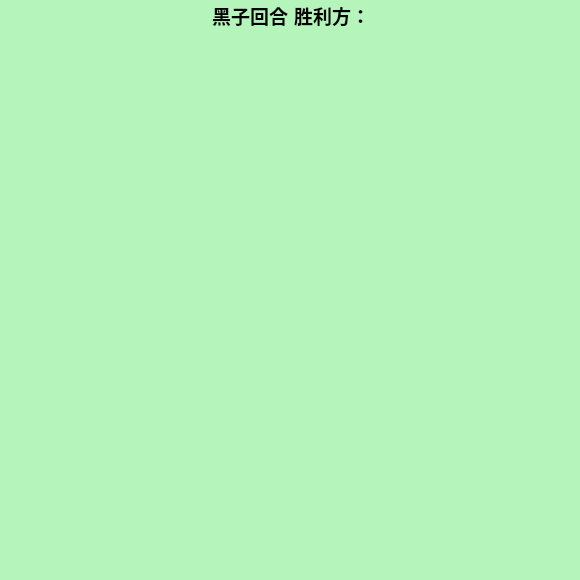
<?xml version="1.0" encoding="UTF-8"?>
<ui version="4.0">
 <class>FiveInLine</class>
 <widget class="QWidget" name="FiveInLine">
  <property name="geometry">
   <rect>
    <x>0</x>
    <y>0</y>
    <width>580</width>
    <height>580</height>
   </rect>
  </property>
  <property name="minimumSize">
   <size>
    <width>580</width>
    <height>580</height>
   </size>
  </property>
  <property name="maximumSize">
   <size>
    <width>580</width>
    <height>580</height>
   </size>
  </property>
  <property name="windowTitle">
   <string>FiveInLine</string>
  </property>
  <property name="styleSheet">
   <string notr="true">background-color: rgb(181, 244, 186);</string>
  </property>
  <widget class="QWidget" name="">
   <property name="geometry">
    <rect>
     <x>0</x>
     <y>0</y>
     <width>581</width>
     <height>31</height>
    </rect>
   </property>
   <layout class="QHBoxLayout" name="horizontalLayout">
    <item>
     <spacer name="horizontalSpacer">
      <property name="orientation">
       <enum>Qt::Orientation::Horizontal</enum>
      </property>
      <property name="sizeHint" stdset="0">
       <size>
        <width>40</width>
        <height>20</height>
       </size>
      </property>
     </spacer>
    </item>
    <item>
     <widget class="QLabel" name="lb_color">
      <property name="font">
       <font>
        <family>Consolas</family>
        <pointsize>14</pointsize>
        <bold>true</bold>
       </font>
      </property>
      <property name="text">
       <string>黑子回合</string>
      </property>
     </widget>
    </item>
    <item>
     <widget class="QLabel" name="lb_winner">
      <property name="font">
       <font>
        <family>Consolas</family>
        <pointsize>14</pointsize>
        <bold>true</bold>
       </font>
      </property>
      <property name="text">
       <string>胜利方：</string>
      </property>
     </widget>
    </item>
    <item>
     <spacer name="horizontalSpacer_2">
      <property name="orientation">
       <enum>Qt::Orientation::Horizontal</enum>
      </property>
      <property name="sizeHint" stdset="0">
       <size>
        <width>40</width>
        <height>20</height>
       </size>
      </property>
     </spacer>
    </item>
   </layout>
  </widget>
 </widget>
 <resources/>
 <connections/>
</ui>
